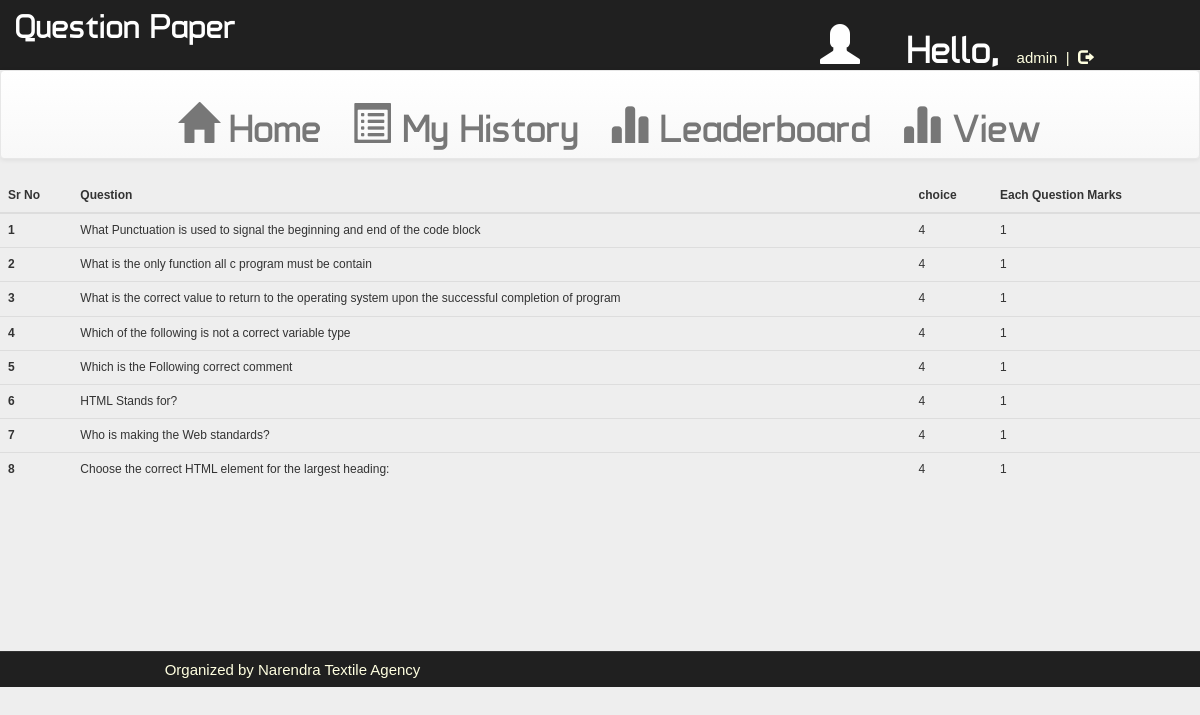
The app's page /view.php (signed in) with its own data.
### tables this page shows
CREATE TABLE `questions` (
  `id` int(100) NOT NULL,
  `eid` text NOT NULL,
  `qid` text NOT NULL,
  `qns` text NOT NULL,
  `choice` int(10) NOT NULL,
  `sn` int(11) NOT NULL
);

### view.php (the view, shortened to what this page needs)
<!DOCTYPE html PUBLIC "-//W3C//DTD XHTML 1.0 Transitional//EN" "http://www.w3.org/TR/xhtml1/DTD/xhtml1-transitional.dtd">
<html xmlns="http://www.w3.org/1999/xhtml">
<head>
    <link rel="stylesheet" href="css/bootstrap.min.css" />
    <link rel="stylesheet" href="css/bootstrap-theme.min.css" />
    <link rel="stylesheet" href="css/main.css">
    <link rel="stylesheet" href="css/font.css">
</head>
<body>
    <div class="header">
        <div class="row">
            <div class="col-lg-6">
                <span class="logo">Question Paper</span>
            </div>
            <div class="col-md-4 col-md-offset-2">
                <?php
                if (!(isset($_SESSION['username']))) {
                    header("location:index.php");
                } else {
                    $username = $_SESSION['username'];
                    echo '<span class="pull-right top title1" ><span style="color:white"><span class="glyphicon glyphicon-user" aria-hidden="true"></span>&nbsp;&nbsp;&nbsp;&nbsp;Hello,</span> <span class="log log1" style="color:lightyellow">' . $username . '&nbsp;&nbsp;|&nbsp;&nbsp;<a href="logout.php?q=account.php" style="color:lightyellow"><span class="glyphicon glyphicon-log-out" aria-hidden="true"></span>&nbsp;Logout</button></a></span>';
                }
                ?>
            </div>
        </div>
    </div>
    <div class="bg">
        <nav class="navbar navbar-default title1">
            <div class="container-fluid">
                <div class="navbar-header">
                    <a class="navbar-brand" href="#"><b>&nbsp;&nbsp;&nbsp;&nbsp;&nbsp;&nbsp;&nbsp;&nbsp;&nbsp;&nbsp;&nbsp;&nbsp;&nbsp;&nbsp;&nbsp;&nbsp;&nbsp;&nbsp;&nbsp;&nbsp;&nbsp;&nbsp;&nbsp;&nbsp;&nbsp;</b></a>
                </div>
                <div class="collapse navbar-collapse" id="bs-example-navbar-collapse-1">
                    <ul class="nav navbar-nav">
                        <li <?php
                            if (@$_GET['q'] == 1)
                                echo 'class="active"';
                            ?>><a href="account.php?q=1"><span class="glyphicon glyphicon-home" aria-hidden="true"></span>&nbsp;Home<span class="sr-only">(current)</span></a></li>
                        <li <?php
                            if (@$_GET['q'] == 2)
                                echo 'class="active"';
                            ?>><a href="account.php?q=2"><span class="glyphicon glyphicon-list-alt" aria-hidden="true"></span>&nbsp;My History</a></li>
                        <li <?php
                            if (@$_GET['q'] == 3)
                                echo 'class="active"';
                            ?>><a href="account.php?q=3"><span class="glyphicon glyphicon-stats" aria-hidden="true"></span>&nbsp;Leaderboard</a></li>
                        <li <?php
                            if (@$_GET['q'] == 3)
                                echo 'class="active"';
                            ?>><a href="View.php"><span class="glyphicon glyphicon-stats" aria-hidden="true"></span>&nbsp;View</a></li>
                    </ul>
                </div>
            </div>
        </nav>
                    <?php
                    include "dbConnection.php";
                    ?>
            <table class="table" id="myTable">
                <thead>
                    <tr>
                        <th scope="col">Sr No</th>
                        <th scope="col">Question</th>
                        <th scope="col">choice</th>
                        <th scope="col">Each Question Marks</th>
                    </tr>
                </thead>
                <tbody>
                    <?php
                    $srno = 0;
                    $sql = "SELECT * FROM `questions`";
                    $result = mysqli_query($con, $sql);
                    while ($row = mysqli_fetch_assoc($result)) {
                        $srno = $srno + 1;
                        $marks = 1;
                        echo "<tr>
            <th scope='row'>" . $srno . "</th>
            <td>" . $row['qns'] . "</td>
            <td>" . $row['choice'] . "</td>
            <td>" . $marks . "</td>
            </tr>";
                    }
                    ?>
                </tbody>
            </table>
        </div>
        <hr>
    <div class="row footer">
        <div class="col-md-1 box"></div>
        <div class="col-md-4 box">
            <a href="#" data-toggle="modal" data-target="#developers" s style="color:lightyellow;" onmouseover="this.style('color:yellow')" target="new">Organized by Narendra Textile Agency</a>
        </div>
</body>
</html>

### css/main.css (style rules this page uses)
body { overflow-x:hidden;width:100%;font: 12px "Century Gothic", "Times Roman", sans-serif;background:#eee;min-height:550px;background-attachment:fixed; }
.bg { min-height:540px; }
.header { background:#202020;height:70px; }
.logo { font-family:'typo';font-size:35px;color:#ffffff;margin:15px; }
.title1 { font-size:40px ;font-family:'typo'; }
.footer { font-size:15px;text-align:center;border-top:1px solid;border-color:#323232;background-color:#202020; }
.footer a { margin:25px;color:#0000ff;text-decoration:none;font: 15px "Century Gothic", "Times Roman", sans-serif; }
.box { padding:9px; }
hr { color:#000000; }
.top { margin-top:20px; }
.log1 { font: 15px 'Ubuntu', sans-serif;color:#0000ff;margin-left:10px; }
.log { margin:10px;margin-right:60px;margin-left:5px;color:#ffffb3;text-decoration:none;font-size:20px;font-size:15px; }

### records on screen
questions: qns "What Punctuation is used to signal the beginning and end of the code block", choice "4", marks "1"
questions: qns "What is the only function all c program must be contain", choice "4", marks "1"
questions: qns "What is the correct value to return to the operating system upon the successful completion of program", choice "4", marks "1"
questions: qns "Which of the following is not a correct variable type", choice "4", marks "1"
questions: qns "Which is the Following correct comment", choice "4", marks "1"
questions: qns "HTML Stands for?", choice "4", marks "1"
questions: qns "Who is making the Web standards?", choice "4", marks "1"
questions: qns "Choose the correct HTML element for the largest heading:", choice "4", marks "1"

### other values on screen
$username "admin"
